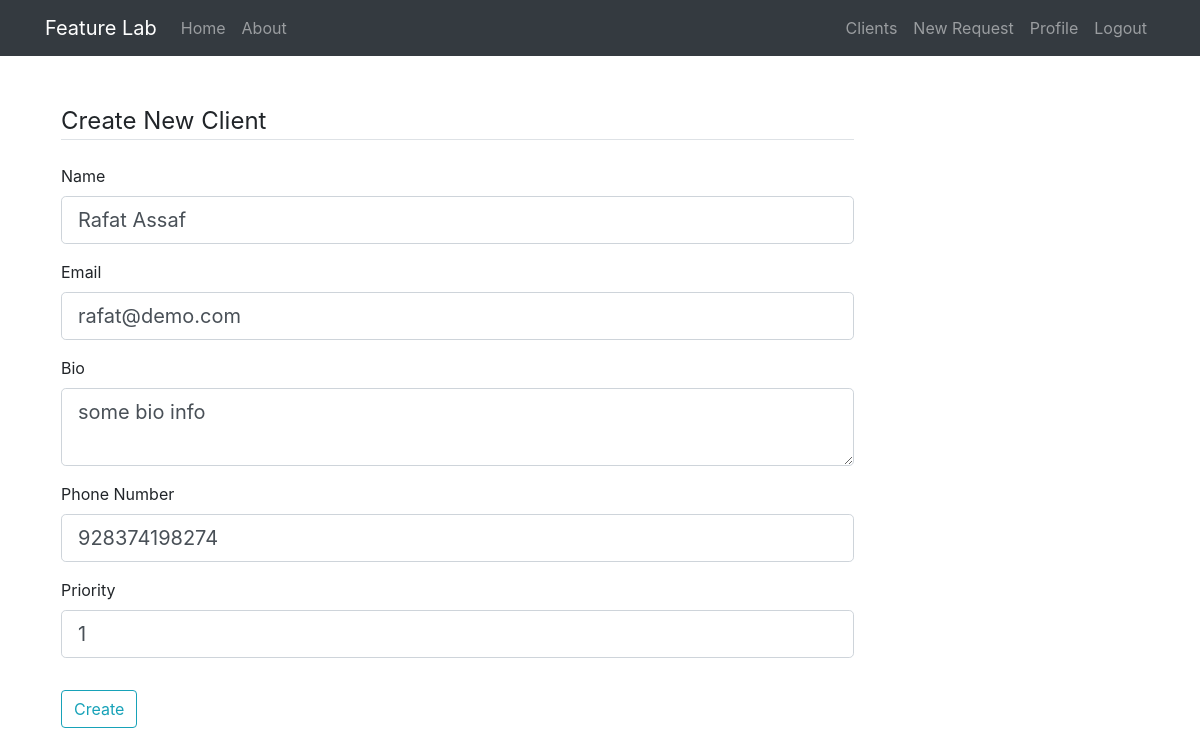
Page /client/1/update (signed in) on the committed database.
### feature_lab/models.py (models this page shows, shortened)
class Client(db.Model):
    id = db.Column(db.Integer, primary_key=True)
    name = db.Column(db.String(20), unique=True, nullable=False)
    email = db.Column(db.String(120), unique=True, nullable=False)
    bio = db.Column(db.Text(), nullable=False)
    priority = db.Column(db.Integer, nullable=False)
    phone_number = db.Column(db.String(15))
    created_at = db.Column(db.DateTime, nullable=False, default=datetime.utcnow)
    products = db.relationship('Product', backref='owner', lazy=True)
    user_id = db.Column(db.Integer, db.ForeignKey('user.id'), nullable=False)

### feature_lab/clients/routes.py (the view, shortened to what this page needs)
@clients.route('/client/<int:client_id>/update', methods=['GET', 'POST'])
@login_required
def update_client(client_id):
    form = CreateClientForm()
    client = Client.query.get_or_404(client_id)
    if request.method == 'GET':
        form.name.data = client.name
        form.email.data = client.email
        form.bio.data = client.bio
        form.phone_number.data = client.phone_number
        form.priority.data = client.priority
        return render_template('create_client.html', form=form)

### feature_lab/clients/forms.py
class CreateClientForm(FlaskForm):
    name = StringField('Name',
                       validators=[DataRequired(), Length(min=8, max=50)])
    bio = TextAreaField('Bio',
                        validators=[DataRequired()])
    email = EmailField('Email',
                       validators=[DataRequired(), Email()])
    phone_number = IntegerField('Phone Number',
                                widget=NumberInput(min=0),
                                validators=[DataRequired()])
    priority = IntegerField('Priority', widget=NumberInput(min=0),
                            validators=[DataRequired()])
    submit = SubmitField('Create')

### feature_lab/models.py (called while the page is built)
@login_manager.user_loader
def load_user(user_id):
    return User.query.get(int(user_id))

### feature_lab/templates/create_client.html (shortened to what this page needs)
{% extends 'layout.html' %}
{% block content %}
    <div class="p-3">
        <form method="POST" action="">
            <fieldset class="form-group">
                <legend class="border-bottom mb-4">Create New Client</legend>
                <div class="form-group">
                    {{ form.name.label(class="form-control-label") }}
                    {% if form.name.errors %}
                        {{ form.name(class="form-control form-control-lg is-invalid") }}
                        <div class="invalid-feedback">
                            {% for error in form.name.errors %}
                                <span>{{ error }}</span>
                            {% endfor %}
                        </div>
                    {% else %}
                        {{ form.name(class="form-control form-control-lg") }}
                    {% endif%}
                </div>
                <div class="form-group">
                    {{ form.email.label(class="form-control-label") }}
                    {% if form.email.errors %}
                        {{ form.email(class="form-control form-control-lg is-invalid") }}
                        <div class="invalid-feedback">
                            {% for error in form.email.errors %}
                                <span>{{ error }}</span>
                            {% endfor %}
                        </div>
                    {% else %}
                        {{ form.email(class="form-control form-control-lg") }}
                    {% endif%}
                </div>
                <div class="form-group">
                    {{ form.bio.label(class="form-control-label") }}
                    {{ form.bio(class="form-control form-control-lg") }}
                </div>
                <div class="form-group">
                    {{ form.phone_number.label(class="form-control-label") }}
                    {{ form.phone_number(class="form-control form-control-lg") }}
                </div>
                <div class="form-group">
                    {{ form.priority.label(class="form-control-label") }}
                    {{ form.priority(class="form-control form-control-lg") }}
                </div>
            </fieldset>
            <div class="form-group">
                {{ form.submit(class="btn btn-outline-info") }}
            </div>
        </form>
    </div>
{% endblock content %}

### rows in the picture
Client: name "Rafat Assaf", email "rafat@demo.com", bio "some bio info", phone_number "928374198274", priority "1"
